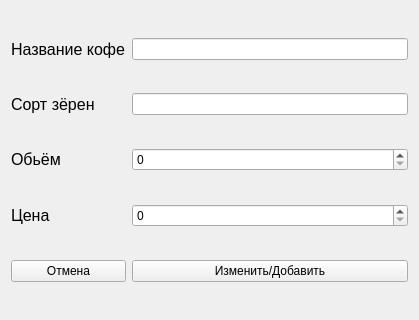
<?xml version="1.0" encoding="UTF-8"?>
<ui version="4.0">
 <class>Form</class>
 <widget class="QWidget" name="Form">
  <property name="geometry">
   <rect>
    <x>0</x>
    <y>0</y>
    <width>419</width>
    <height>320</height>
   </rect>
  </property>
  <property name="windowTitle">
   <string>Добавление/Изменение кофе</string>
  </property>
  <layout class="QGridLayout" name="gridLayout_2">
   <item row="1" column="0">
    <widget class="QLabel" name="label_2">
     <property name="font">
      <font>
       <pointsize>12</pointsize>
      </font>
     </property>
     <property name="text">
      <string>Сорт зёрен</string>
     </property>
    </widget>
   </item>
   <item row="4" column="0">
    <widget class="QPushButton" name="No">
     <property name="text">
      <string>Отмена</string>
     </property>
    </widget>
   </item>
   <item row="4" column="1">
    <widget class="QPushButton" name="Yes">
     <property name="text">
      <string>Изменить/Добавить</string>
     </property>
    </widget>
   </item>
   <item row="2" column="0">
    <widget class="QLabel" name="label_3">
     <property name="font">
      <font>
       <pointsize>12</pointsize>
      </font>
     </property>
     <property name="text">
      <string>Обьём</string>
     </property>
    </widget>
   </item>
   <item row="0" column="0">
    <widget class="QLabel" name="label">
     <property name="font">
      <font>
       <pointsize>12</pointsize>
      </font>
     </property>
     <property name="text">
      <string>Название кофе</string>
     </property>
    </widget>
   </item>
   <item row="3" column="0">
    <widget class="QLabel" name="label_4">
     <property name="font">
      <font>
       <pointsize>12</pointsize>
      </font>
     </property>
     <property name="text">
      <string>Цена</string>
     </property>
    </widget>
   </item>
   <item row="0" column="1">
    <widget class="QLineEdit" name="Name"/>
   </item>
   <item row="1" column="1">
    <widget class="QLineEdit" name="SortName"/>
   </item>
   <item row="3" column="1">
    <widget class="QSpinBox" name="Price">
     <property name="maximum">
      <number>99999</number>
     </property>
    </widget>
   </item>
   <item row="2" column="1">
    <widget class="QSpinBox" name="Value">
     <property name="maximum">
      <number>999</number>
     </property>
    </widget>
   </item>
  </layout>
 </widget>
 <resources/>
 <connections/>
</ui>
